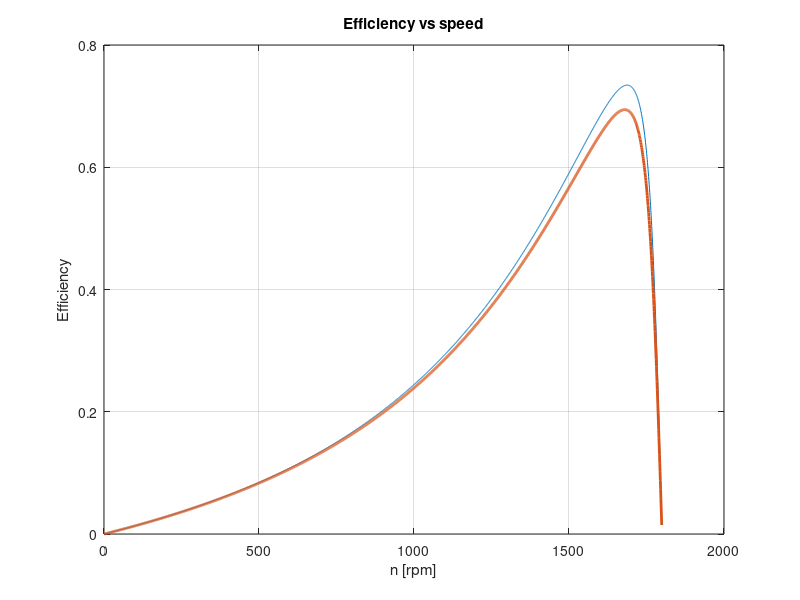

Here is the MATLAB script that generated this plot:
clear;
disp('~~~~~~~~~~~~~~~~~~~~~~~~~~~~~~~~~~~~~~~~~~~~~~~~~~~~~~~~~~~~~~~~~~~~~~~~')
disp('Energy Efficient (EE) Motor parameters')
disp('~~~~~~~~~~~~~~~~~~~~~~~~~~~~~~~~~~~~~~~~~~~~~~~~~~~~~~~~~~~~~~~~~~~~~~~~')
 
f=60;                    %Supply frequency [Hz]
p=4;                     %Number of poles
V1=240/sqrt(3);          %Supply voltage [phase]
R1_ee = 1.5;             %Stator winding resistance [ohms/phase]
X1_ee = 3.642;           %Stator winding leakage reactance [ohms/phase]
Xm_ee = 72.252;          %Stator winding magnetising reactance [ohms/phase]
X2p_ee = 3.642;          %Rotor winding leakage reactance reffered to stator [ohms/phase]
R2p_ee = 1.994;          %Rotor winding resistance reffered to stator [ohms/phase]

fprintf('f=%f\n',f);
fprintf('p=%f\n',p);
fprintf('V1=%f\n',V1);
fprintf('R1_ee=%f\n',R1_ee);
fprintf('X1_ee=%f\n',X1_ee);
fprintf('Xm_ee=%f\n',Xm_ee);
fprintf('X2p_ee=%f\n',X2p_ee);
fprintf('R2p_ee=%f\n',R2p_ee);

%%
disp('~~~~~~~~~~~~~~~~~~~~~~~~~~~~~~~~~~~~~~~~~~~~~~~~~~~~~~~~~~~~~~~~~~~~~~~~')
disp('Standard Efficiency (SE) Motor parameters')
disp('~~~~~~~~~~~~~~~~~~~~~~~~~~~~~~~~~~~~~~~~~~~~~~~~~~~~~~~~~~~~~~~~~~~~~~~~')

R1_se = 2.087;           %Stator winding resistance [ohms/phase]
X1_se = 4.274;           %Stator winding leakage reactance [ohms/phase]
Xm_se = 66.560;          %Stator winding magnetising reactance [ohms/phase]
X2p_se = 4.274;          %Rotor winding leakage reactance reffered to stator [ohms/phase]
R2p_se = 2.122;          %Rotor winding resistance reffered to stator [ohms/phase]

fprintf('f=%f\n',f);
fprintf('p=%f\n',p);
fprintf('V1=%f\n',V1);
fprintf('R1_se=%f\n',R1_se);
fprintf('X1_se=%f\n',X1_se);
fprintf('Xm_se=%f\n',Xm_se);
fprintf('X2p_se=%f\n',X2p_se);
fprintf('R2p_se=%f\n',R2p_se);
%%
disp('~~~~~~~~~~~~~~~~~~~~~~~~~~~~~~~~~~~~~~~~~~~~~~~~~~~~~~~~~~~~~~~~~~~~~~~~')
disp('Question 1: Thevenin Equiv Cct Parameters for EE Motor:')
disp('~~~~~~~~~~~~~~~~~~~~~~~~~~~~~~~~~~~~~~~~~~~~~~~~~~~~~~~~~~~~~~~~~~~~~~~~')

Vth_ee=Xm_ee/sqrt(R1_ee^2+(X1_ee+Xm_ee)^2)*V1;         %Thevenin equiv voltage source [V] (Equ 5.45 - Sen)
Zth_ee=1i*Xm_ee*(R1_ee+1i*X1_ee)/(R1_ee+1i*(X1_ee+Xm_ee));   %Thevenin equiv impedance
Rth_ee=real(Zth_ee);                          %Thevenin equiv resistance [ohms]
Xth_ee=imag(Zth_ee);                          %Thevenin equiv reactance [ohms]


fprintf('Vth=%f\n',Vth_ee);
fprintf('Rth=%f\n',Rth_ee);
fprintf('Xth=%f\n',Xth_ee);

disp('~~~~~~~~~~~~~~~~~~~~~~~~~~~~~~~~~~~~~~~~~~~~~~~~~~~~~~~~~~~~~~~~~~~~~~~~')
disp('Question 1: Thevenin Equiv Cct Parameters for SE Motor:')
disp('~~~~~~~~~~~~~~~~~~~~~~~~~~~~~~~~~~~~~~~~~~~~~~~~~~~~~~~~~~~~~~~~~~~~~~~~')

Vth_se=Xm_se/sqrt(R1_se^2+(X1_se+Xm_se)^2)*V1;         %Thevenin equiv voltage source [V] (Equ 5.45 - Sen)
Zth_se=1i*Xm_se*(R1_se+1i*X1_ee)/(R1_se+1i*(X1_se+Xm_se));   %Thevenin equiv impedance
Rth_se=real(Zth_se);                          %Thevenin equiv resistance [ohms]
Xth_se=imag(Zth_se);                          %Thevenin equiv reactance [ohms]


fprintf('Vth=%f\n',Vth_se);
fprintf('Rth=%f\n',Rth_se);
fprintf('Xth=%f\n',Xth_se);

%%
disp('~~~~~~~~~~~~~~~~~~~~~~~~~~~~~~~~~~~~~~~~~~~~~~~~~~~~~~~~~~~~~~~~~~~~~~~~')
disp('QUESTION 2:Torque versus speed characteristics for EE Motor:')
disp('~~~~~~~~~~~~~~~~~~~~~~~~~~~~~~~~~~~~~~~~~~~~~~~~~~~~~~~~~~~~~~~~~~~~~~~~')

ns=120*f/p;         %Synchronous speed [rpm]
ws=2*pi*ns/60;      %Synchronous speed [rad/sec]
s=0.0005:0.0005:1;  %Slip [pu]
n=(1-s)*ns;         %Rotor speed [rpm]
w=2*pi*n/60;        %Rotor speed [rad/sec]
 

% Torque calculation for EE motor
Tmech_ee = 3/ws*Vth_ee^2./((Rth_ee+R2p_ee./s).^2+(Xth_ee+X2p_ee)^2).*R2p_ee./s;    %Total Tmech = {3*(Equ5.54 - Sen)}

% Torque calculation for SE motor
Tmech_se = 3/ws*Vth_se^2./((Rth_se+R2p_se./s).^2+(Xth_se+X2p_se)^2).*R2p_se./s;

%Plot the Torque vs speed characteristics of both motors on same plot:
%subplot(2,2,1),
plot(n,Tmech_ee),xlabel('n [rpm]'),ylabel('Torque [Nm]'),...
    title('Torque vs speed'),grid on,...
    hold on
plot(n,Tmech_se)

hold off

%%
% Calculate starting torque of machines
disp('(a) Starting Torque')

% Starting torque of EE motor
Tstart_ee = 3/ws*Vth_ee^2/((Rth_ee+R2p_ee/1)^2+(Xth_ee+X2p_ee)^2)*R2p_ee/1;    % Tstart = Tmech @ s = 1

% Starting torque of SE motor
Tstart_se = 3/ws*Vth_se^2/((Rth_se+R2p_se/1)^2+(Xth_se+X2p_se)^2)*R2p_se/1;

fprintf('Starting torque of EE motor = %f N.m\n',Tstart_ee);
fprintf('Starting torque of SE motor = %f N.m\n',Tstart_se);

disp(['The starting torque can be increased by increasing the rotor resistance, and' ...
    ' decreased by decreasing the rotor resistance.'])
%%
% Calculate maximum (breakdown) torques of machines
disp('(b) Maximum Torque')

% Maximum torque of EE motor
Tmax_ee = 3/(2*ws)*Vth_ee^2/( Rth_ee + sqrt(Rth_ee^2 + (Xth_ee+X2p_ee)^2) )

% Maximum torque of SE motor
Tmax_se = 3/(2*ws)*Vth_se^2/( Rth_se + sqrt(Rth_se^2 + (Xth_se+X2p_se)^2) )

fprintf('Maximum torque of EE motor = %f N.m\n',Tstart_ee);
fprintf('Maximum torque of SE motor = %f N.m\n',Tstart_se);

disp(['The maximum torque is dependent of the the Thevenin equivalent voltage Vth. Thus, the maximum torque can ' ...
    'be increased by increasing Vth and decreased by decreasing Vth'])
%%
% Caculate speed (in rpm) at which maximum torque occurs for the machines
disp('(c) Speed at maximum torque');

% EE motor
s_Tmax_ee = R2p_ee/sqrt(Rth_ee^2 + (Xth_ee + X2p_ee)^2)
n_Tmax_ee = ns*(1-s_Tmax_ee)

% SE motor
s_Tmax_se = R2p_se/sqrt(Rth_se^2 + (Xth_se + X2p_se)^2)
n_Tmax_se = ns*(1-s_Tmax_se)

fprintf('Speed at maximum torque of EE motor = %f rpm\n',n_Tmax_ee);
fprintf('Speed at maximum torque of SE motor = %f rpm\n',n_Tmax_se);


%%
% Stator current vs. speed characteristics of machines

% EE motor
Z1_ee = R1_ee + 1i*X1_ee + 1i*Xm_ee*(R2p_ee./s+1i*X2p_ee)./(R2p_ee./s+1i*(Xm_ee+X2p_ee))
I1_ee = V1./Z1_ee

% SE motor
Z1_se = R1_se +  1i*X1_se + 1i*Xm_se*(R2p_se./s+1i*X2p_se)./(R2p_se./s+1i*(Xm_se+X2p_se))
I1_se = V1./Z1_se

% Plot stator current vs. speed characteristic curves
plot(n,abs(I1_ee)),xlabel('n [rpm]'),ylabel('Stator current [A]'),...
    title('Stator current vs speed'),grid on,...
    hold on
plot(n,abs(I1_se))

hold off
%%
% (a) Stator current at startup
disp('(a) Stator current at startup')

% EE motor
fprintf('Stator current of Energy Efficient machine at startup = %f A',abs(I1_ee(2000)))

% SE motor
fprintf('Stator current of Standard machine at startup = %f A',abs(I1_se(2000)))
%%
% (c) Stator currents when the machines develop maximum torque
disp('(c) Stator currents when the machines develop maximum torque')

% EE motor
Z1_sTmax_ee = R1_ee + 1i*X1_ee + 1i*Xm_ee*(R2p_ee/s_Tmax_ee+1i*X2p_ee)/(R2p_ee/s_Tmax_ee+1i*(Xm_ee+X2p_ee))
I1_sTmax_ee = V1/Z1_sTmax_ee
fprintf('Stator current of Energy Efficient machine at max torque = %f A',abs(I1_sTmax_ee))

% SE motor
Z1_sTmax_se = R1_se + 1i*X1_se + 1i*Xm_se*(R2p_se/s_Tmax_se+1i*X2p_se)/(R2p_se/s_Tmax_se+1i*(Xm_se+X2p_se))
I1_sTmax_se = V1/Z1_sTmax_se
fprintf('Stator current of Standard machine at max torque = %f A',abs(I1_sTmax_se))
%%
% (d) Stator current when the machines are operating under no-load conditions

% when machine has no load, it will operate at synchronous speed. Thus, the
% no-load stator current can be calculated as the stator current when slip
% s = 0

disp('(d) Stator current when the machines are operating under no-load conditions')

% EE motor
I1_NL_ee = abs(I1_ee(1));
fprintf('Stator current of Energy Efficient machine operating under no-load conditions = %f A',I1_NL_ee);

% SE motor
I1_NL_se = abs(I1_se(1));
fprintf('Stator current of Standard machine operating under no-load conditions = %f A',I1_NL_se);
%%
% 4. Power factor vs. speed characteristic of machines

% EE motor
PF_ee = cos(angle(I1_ee))

% SE motor
PF_se = cos(angle(I1_se))

% Plot power factor vs. speed characteristic curves
plot(n,PF_ee),xlabel('n [rpm]'),ylabel('Power factor'),...
    title('Power factor vs speed'),grid on,...
    hold on
plot(n,abs(PF_se))

hold off
%%
% (a) Power factors at startup
%%
% (b) Power factors when the machines develop maximum torque
%%
% (c) Power factor when the machines are operating under no-load conditions
%%
% (d) Determine the best power factors that these machines can operate at
%%
% (e) Determine the speeds (in rpm) at which the best power factors occur
%%
% 5. Plot total input power,
%               stator copper losses,
%               air gap power,
%               rotor copper losses and
%               shaft power
%                               vs speed, on the same set of axis
% *Rotational losses of machines are negligable
% *Seperate plots for each machine

disp('5. Power and losses plots of machines');

% EE motor
I2p_ee = Vth_ee./(Rth_ee+R2p_ee./s+1i*(Xth_ee+X2p_ee));      % Rotor current referred to primary

P1cu_ee = 3*I1_ee.^2*R1_ee;         % stator copper loss
Pag_ee = 3*I2p_ee.^2*R2p_ee./s;     % air gap power
P2cu_ee = 3*I2p_ee.^2*R2p_ee;       % rotor copper loss
Pshaft_ee = (1-s).*Pag_ee;          % shaft power Pshaft = Pmech since Prot is negligable
%Pin_ee = Pshaft_ee+P1cu_ee+P2cu_ee;            % total input power = Pag + P1cu
Pin_ee = 3*V1*I1_ee;

% generate plots of powers and losses
plot(n,abs(Pin_ee),n,abs(Pag_ee),n,abs(Pshaft_ee),n,abs(P1cu_ee),n,abs(P2cu_ee),'linewidth',2),xlabel('n [rpm]'),ylabel('Power [W]'),...
    title('Total input power, stator copper loss, air gap power, rotor copper loss and shaft power vs speed for Energy Efficient motor'),grid on,...
legend({'Total input power','Air gap power','Shaft power','Stator copper loss','Rotor copper loss'},'Location','best');


% SE motor
I2p_se = Vth_se./(Rth_se+R2p_se./s+1i*(Xth_se+X2p_se));      % Rotor current referred to primary

P1cu_se = 3*I1_se.^2*R1_se;         % stator copper loss
Pag_se = 3*I2p_se.^2*R2p_se./s;     % air gap power
P2cu_se = 3*I2p_se.^2*R2p_se;       % rotor copper loss
Pshaft_se = (1-s).*Pag_se;          % shaft power Pshaft = Pmech since Prot is negligable
%Pin_se = Pag_se+P1cu_se;            % total input power = Pag + P1cu
Pin_se = 3*V1*I1_se;

% generate plots of powers and losses
plot(n,abs(Pin_se),n,abs(Pag_se),n,abs(Pshaft_se),n,abs(P1cu_se),n,abs(P2cu_se),'linewidth',2),xlabel('n [rpm]'),ylabel('Power [W]'),...
    title('Total input power, stator copper loss, air gap power, rotor copper loss and shaft power vs speed for Standard motor'),grid on,...
legend({'Total input power','Air gap power','Shaft power','Stator copper loss','Rotor copper loss'},'Location','best');
%%
% 5. (a) Stator and rotor copper losses at start up
disp('(a) Stator and rotor copper losses at start up');

% EE motor
fprintf('Stator copper loss of Energy Efficient motor at startup = %f W',abs(P1cu_ee(2000)));
fprintf('Rotor copper loss of Energy Efficient motor at startup = %f W',abs(P2cu_ee(2000)));

% SE motor
fprintf('Stator copper loss of Standard motor at startup = %f W',abs(P1cu_se(2000)));
fprintf('Rotor copper loss of Standard motor at startup = %f W',abs(P2cu_se(2000)));
%%
% 5. (b) Stator and rotor copper losses under no-load conditions
disp('(b) Stator and rotor copper losses under no-load conditions');

% EE motor
fprintf('Stator copper loss of Energy Efficient motor under no-load conditions = %f W',abs(P1cu_ee(1)));
fprintf('Rotor copper loss of Energy Efficient motor under no-load conditions = %f W',abs(P2cu_ee(1)));

% SE motor
fprintf('Stator copper loss of Standard motor under no-load conditions = %f W',abs(P1cu_se(1)));
fprintf('Rotor copper loss of Standard motor under no-load conditions = %f W',abs(P2cu_se(1)));
%%
% 6. Efficiency vs. speed characteristics
disp('6. Efficiency vs. speed characteristics')

% EE motor
eff_ee = Pshaft_ee./Pin_ee;      % efficiency = Pout/Pin

% SE motor
eff_se = Pshaft_se./Pin_se;      % efficiency = Pout/Pin

% Plot the characteristics
plot(n,abs(eff_ee),n,abs(eff_se),'linewidth',2),xlabel('n [rpm]'),ylabel('Efficiency'),...
    title('Efficiency vs speed'),grid on,...
    %legend({'EE motor','SE motor'},'Location','best');
%%
% 6. (a) Efficiencies of machines at maximum torque
disp('(a) Efficiencies of the motors at maximum torque')

%%
% 6. (b) Maximum efficiency of machines
disp('(b) Maximum efficiency of machine')

%fprintf('Maximum efficiency of Energy Efficient motor = %f',)
%% 
%
